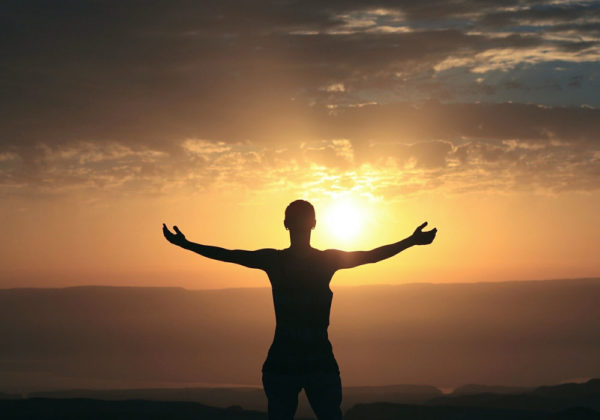
#> input picture src/images/sunset.jpg, 600 x 420 px
$ python convexityDefects.py   (older library calls are emulated)
#> lines starting #> are read from the running program, lines starting #| are printed output that depends on the picture; after the words box and inside, x2 and y2 are one past the last pixel; in counts of white or black regions, pixels touching at a corner belong together
### src/utils/media.py
import os


def get_image_path(path):
    script_dir = os.path.dirname(__file__)  # <-- absolute dir the script is in
    rel_path = "../images/" + path
    abs_file_path = os.path.join(script_dir, rel_path)
    return abs_file_path

### src/contours/convexityDefects.py
import cv2
from ..utils.media import get_image_path

path = get_image_path('sunset.jpg')
img = cv2.imread(path)
#> img is the input picture: shape (420, 600, 3); mean B, G, R 66.8, 96.5, 125.8
img_gray = cv2.cvtColor(img, cv2.COLOR_BGR2GRAY)
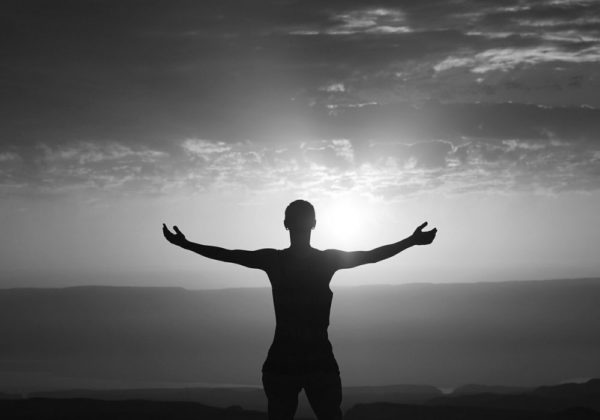
#> img_gray: shape (420, 600); min 2, max 255, mean 101.9
ret, thresh = cv2.threshold(img_gray, 127, 255, 0)
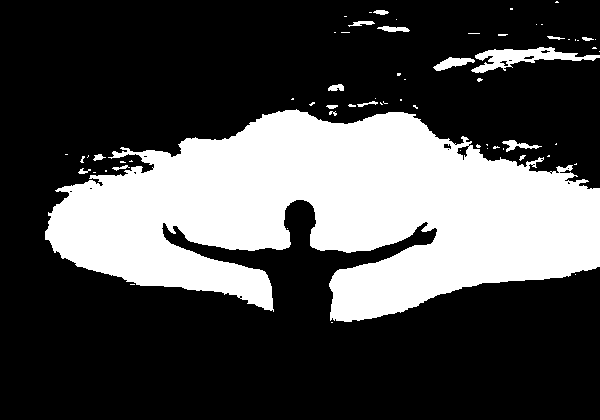
#> thresh: shape (420, 600); 29.7% white; 65 white regions (48 under 20 px)
image, contours, hierarchy = cv2.findContours(thresh, 2, 1)
#> contours = 82 contours, 64 with area under 20; largest, box (x1, y1, x2, y2) and area: (45, 109, 600, 322) 70936, (471, 47, 600, 73) 1226, (433, 57, 475, 71) 250, (502, 140, 542, 152) 136, (377, 26, 410, 32) 98

cnt = contours[0]
#> cnt = [[331, 322], [332, 322]]
hull = cv2.convexHull(cnt, returnPoints=False)
#> hull = [1, 0]
defects = cv2.convexityDefects(cnt, hull)


#> (the run stopped early here; a loop or call above may not have finished)
